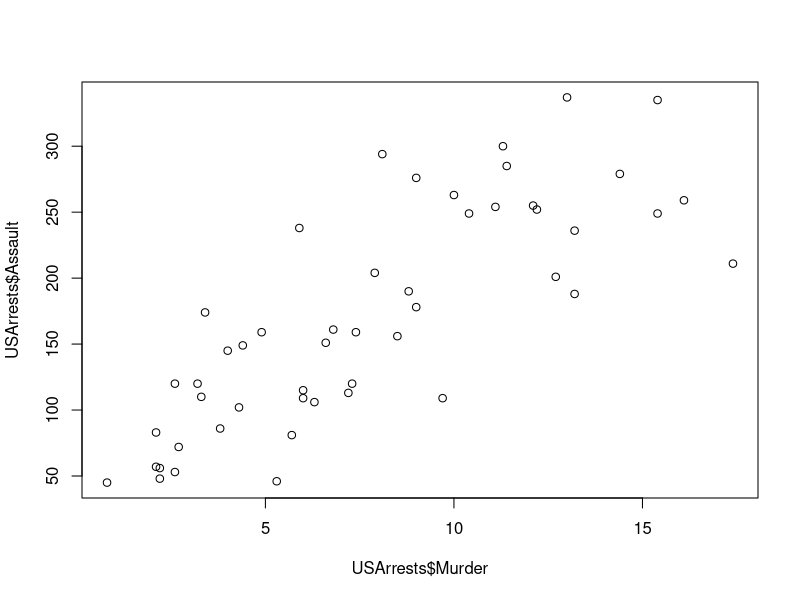
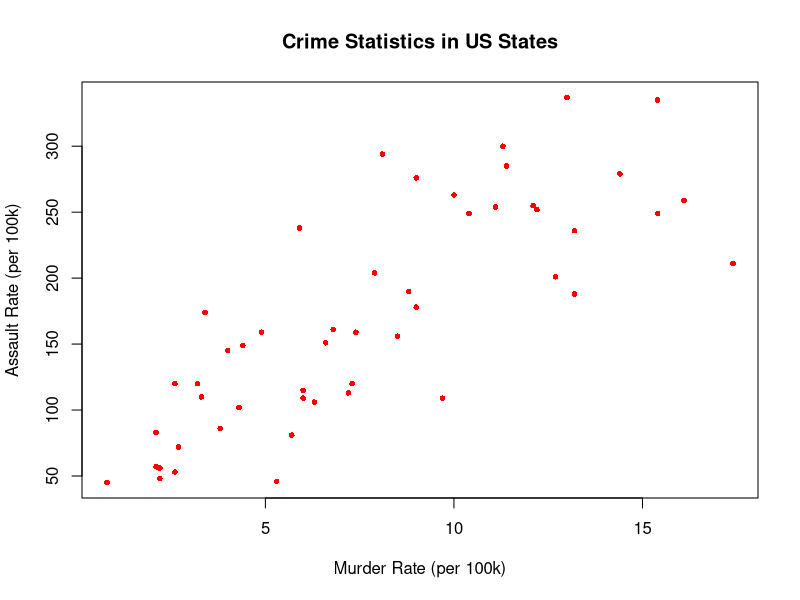
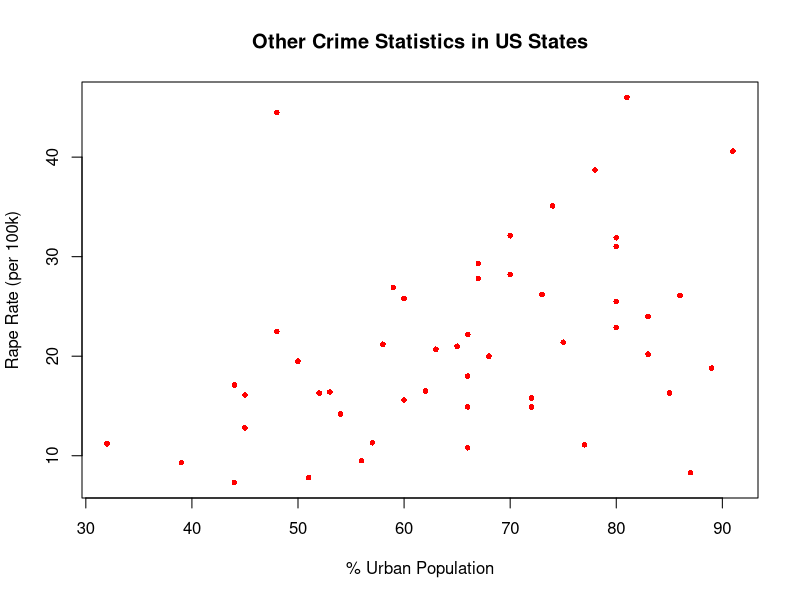
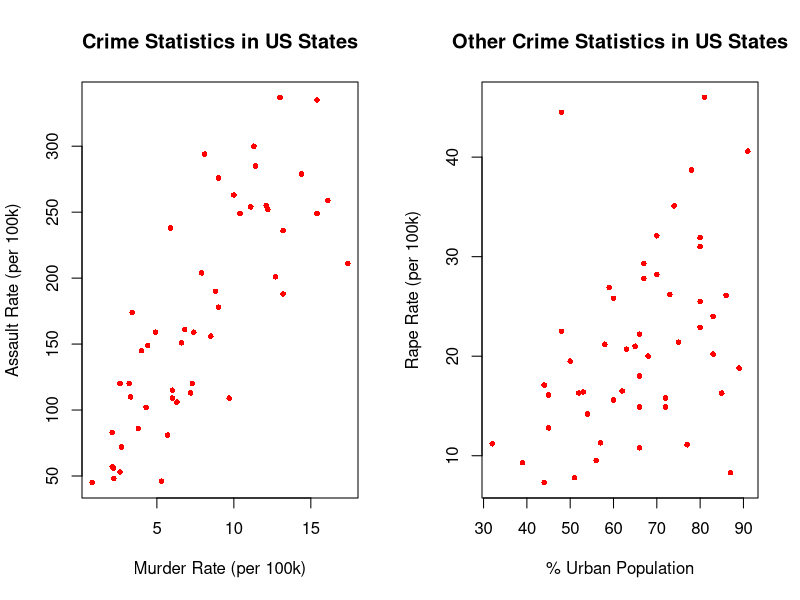
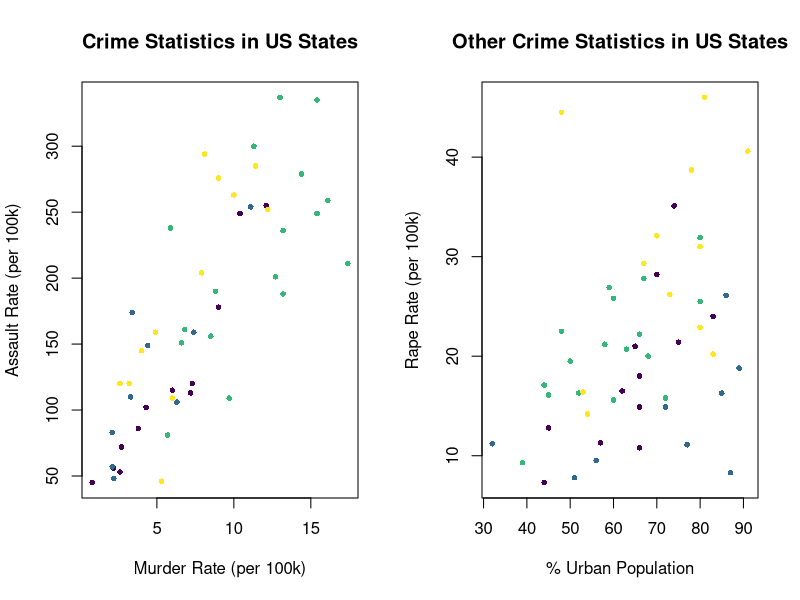

Recreate these plots in R, in order.
#### SETUP ####
getwd()
setwd("C:/Users/jonat/intersession_data_2024/code/day3_plot")

library(datasets)
library(viridis)

#### DATA ####
data(USArrests)

class(USArrests)
dim(USArrests)
head(USArrests)

table(USArrests$Assault)
table(USArrests[,2])
table(USArrests[,"Assault"])

USArrests$Region <- c("South", "West", "West", "South", "West", "West", "Northeast", "South", "South", "South", "West", "West", "Midwest", "Midwest", "Midwest", "Midwest", "South", "South", "Northeast", "South", "Northeast", "Midwest", "Midwest", "South", "Midwest", "West", "Midwest", "West", "Northeast", "Northeast", "West", "Northeast", "South", "Midwest", "Midwest", "South", "West", "Northeast", "Northeast", "South", "Midwest", "South", "South", "West", "Northeast", "South", "West", "South", "Midwest", "South")
#### PLOTTING ####
## relationship between murder and assault rates
plot(USArrests$Murder, USArrests$Assault)

# png('murder_rate.png',width = 520, height = 520)
plot(USArrests[,c(1,2)], pch = 16, cex = 0.75, col = 'red', 
     xlab = "Murder Rate (per 100k)", ylab = "Assault Rate (per 100k)", 
     main = "Crime Statistics in US States")
# dev.off()

plot(USArrests[,c(3,4)], pch = 16, cex = 0.75, col = 'red', 
     xlab = "% Urban Population", ylab = "Rape Rate (per 100k)", 
     main = "Other Crime Statistics in US States")

#plotting side by side
par(mfrow = c(1,2))
plot(USArrests[,c(1,2)], pch = 16, cex = 0.75, col = 'red', 
     xlab = "Murder Rate (per 100k)", ylab = "Assault Rate (per 100k)", 
     main = "Crime Statistics in US States")
plot(USArrests[,c(3,4)], pch = 16, cex = 0.75, col = 'red', 
     xlab = "% Urban Population", ylab = "Rape Rate (per 100k)", 
     main = "Other Crime Statistics in US States")
#color by region
col.region.unique <- viridis::viridis(4)
col.region <- col.region.unique[as.factor(USArrests$Region)]

png('crime_regions.png',width = 1000, height = 520)
par(mfrow = c(1,2))
plot(USArrests[,c(1,2)], pch = 16, cex = 0.75, col = col.region, 
     xlab = "Murder Rate (per 100k)", ylab = "Assault Rate (per 100k)", 
     main = "Crime Statistics in US States")
plot(USArrests[,c(3,4)], pch = 16, cex = 0.75, col = col.region, 
     xlab = "% Urban Population", ylab = "Rape Rate (per 100k)", 
     main = "Other Crime Statistics in US States")
dev.off()
